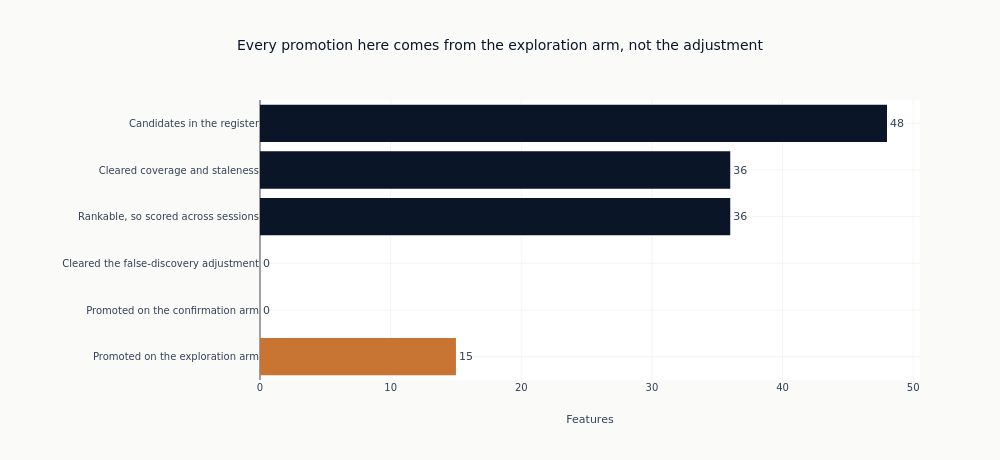

Source (notebook cell):
### Markdown cell above
### What the search kept, stage by stage

What was searched, what came through each stage, and what each arm of the
promotion rule contributed. Drawn rather than printed, because the size of the
drop between consecutive bars is what a reader is meant to weigh, and separating
the two arms is what shows whether a rule written as a disjunction behaves like
one.

### Code cell
arm_counts = {
    note: len([f for f, (d, n) in triage.items() if d == "PROCEED" and n == note])
    for note in ("fdr_significant", "stable_and_above_threshold")
}
funnel_stages = [
    ("Candidates in the register", len(all_feature_cols), COLORS["blue"]),
    ("Cleared coverage and staleness", n_pass, COLORS["blue"]),
    ("Rankable, so scored across sessions", n_searched, COLORS["blue"]),
    ("Cleared the false-discovery adjustment", n_significant_fdr, COLORS["blue"]),
    ("Promoted on the confirmation arm", arm_counts["fdr_significant"], COLORS["copper"]),
    (
        "Promoted on the exploration arm",
        arm_counts["stable_and_above_threshold"],
        COLORS["copper"],
    ),
]
fig = go.Figure(
    go.Bar(
        x=[count for _, count, _ in funnel_stages],
        y=[stage for stage, _, _ in funnel_stages],
        orientation="h",
        marker_color=[color for _, _, color in funnel_stages],
        text=[str(count) for _, count, _ in funnel_stages],
        textposition="outside",
    )
)
fig.update_layout(
    title="Every promotion here comes from the exploration arm, not the adjustment",
    xaxis_title="Features",
    height=460,
    width=1000,
    margin={"l": 260, "r": 80},
    showlegend=False,
)
fig.update_yaxes(autorange="reversed")
show_plotly_with_alt(
    fig,
    "Six horizontal bars reading down as a funnel, each labelled with its count. The register "
    "carries 48 candidates; 36 clear coverage and staleness; the same 36 are rankable and are "
    "scored across sessions; none clears the false-discovery adjustment, so that bar and the "
    "confirmation-arm bar below it are both zero and have no visible length. The last bar, in "
    "the second colour, is the exploration arm at 13. Every promotion in the notebook is in that "
    "final bar.",
)
print("Promoted features, with the arm that promoted each:")
for f in proceed_features:
    print(
        f"  {f:28s} IC={ic_results[f]['mean_ic']:+.4f}"
        f"  Newey-West t={ic_results[f]['t_stat']:+.2f}"
        f"  [{families[f]}, {triage[f][1]}]"
    )

### Figure 1 — Plotly figure (JSON) as saved in the notebook; plotly's stock layout.template omitted (floating-point values rounded to 4 significant figures)
{"data": [{"marker": {"color": ["#0a1628", "#0a1628", "#0a1628", "#0a1628", "#C87533", "#C87533"]}, "orientation": "h", "text": ["48", "36", "36", "0", "0", "15"], "textposition": "outside", "type": "bar", "x": [48, 36, 36, 0, 0, 15], "y": ["Candidates in the register", "Cleared coverage and staleness", "Rankable, so scored across sessions", "Cleared the false-discovery adjustment", "Promoted on the confirmation arm", "Promoted on the exploration arm"]}], "layout": {"height": 460, "margin": {"l": 260, "r": 80}, "showlegend": false, "title": {"text": "Every promotion here comes from the exploration arm, not the adjustment"}, "width": 1000, "xaxis": {"title": {"text": "Features"}}, "yaxis": {"autorange": "reversed"}}}
